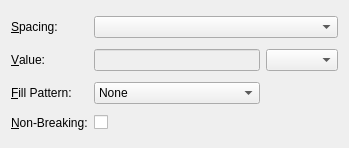
<?xml version="1.0" encoding="UTF-8"?>
<ui version="4.0">
 <class>HSpaceUi</class>
 <widget class="QWidget" name="HSpaceUi">
  <property name="geometry">
   <rect>
    <x>0</x>
    <y>0</y>
    <width>349</width>
    <height>148</height>
   </rect>
  </property>
  <property name="windowTitle">
   <string/>
  </property>
  <property name="sizeGripEnabled" stdset="0">
   <bool>true</bool>
  </property>
  <layout class="QGridLayout">
   <item row="2" column="1">
    <widget class="QComboBox" name="fillPatternCO">
     <property name="toolTip">
      <string>Select a fill pattern style for HFills</string>
     </property>
     <property name="inputMethodHints">
      <set>Qt::ImhDigitsOnly|Qt::ImhLatinOnly</set>
     </property>
     <item>
      <property name="text">
       <string>None</string>
      </property>
     </item>
     <item>
      <property name="text">
       <string>...............</string>
      </property>
     </item>
     <item>
      <property name="text">
       <string>________</string>
      </property>
     </item>
     <item>
      <property name="text">
       <string>&lt;-----------</string>
      </property>
     </item>
     <item>
      <property name="text">
       <string>-----------&gt;</string>
      </property>
     </item>
     <item>
      <property name="text">
       <string>\-----v-----/</string>
      </property>
     </item>
     <item>
      <property name="text">
       <string>/-----^-----\</string>
      </property>
     </item>
    </widget>
   </item>
   <item row="0" column="0">
    <widget class="QLabel" name="spacingL">
     <property name="text">
      <string>&amp;Spacing:</string>
     </property>
     <property name="buddy">
      <cstring>spacingCO</cstring>
     </property>
    </widget>
   </item>
   <item row="0" column="1" colspan="2">
    <widget class="QComboBox" name="spacingCO">
     <property name="toolTip">
      <string>Supported spacing types</string>
     </property>
     <property name="inputMethodHints">
      <set>Qt::ImhDigitsOnly|Qt::ImhLatinOnly</set>
     </property>
    </widget>
   </item>
   <item row="1" column="0">
    <widget class="QLabel" name="valueL">
     <property name="text">
      <string>&amp;Value:</string>
     </property>
     <property name="buddy">
      <cstring>valueLE</cstring>
     </property>
    </widget>
   </item>
   <item row="1" column="1">
    <widget class="QLineEdit" name="valueLE">
     <property name="enabled">
      <bool>false</bool>
     </property>
     <property name="toolTip">
      <string>Custom value. Needs spacing type &quot;Custom&quot;.</string>
     </property>
     <property name="inputMethodHints">
      <set>Qt::ImhDigitsOnly</set>
     </property>
    </widget>
   </item>
   <item row="1" column="2">
    <widget class="lyx::frontend::LengthCombo" name="unitCO">
     <property name="inputMethodHints">
      <set>Qt::ImhDigitsOnly|Qt::ImhLatinOnly</set>
     </property>
    </widget>
   </item>
   <item row="2" column="0">
    <widget class="QLabel" name="fillPatternL">
     <property name="text">
      <string>&amp;Fill Pattern:</string>
     </property>
     <property name="buddy">
      <cstring>fillPatternCO</cstring>
     </property>
    </widget>
   </item>
   <item row="3" column="0">
    <widget class="QLabel" name="keepL">
     <property name="toolTip">
      <string/>
     </property>
     <property name="text">
      <string>&amp;Non-Breaking:</string>
     </property>
     <property name="buddy">
      <cstring>keepCB</cstring>
     </property>
    </widget>
   </item>
   <item row="3" column="1" colspan="2">
    <widget class="QCheckBox" name="keepCB">
     <property name="toolTip">
      <string>Prevent automatic line break at the space</string>
     </property>
     <property name="text">
      <string/>
     </property>
    </widget>
   </item>
  </layout>
 </widget>
 <customwidgets>
  <customwidget>
   <class>lyx::frontend::LengthCombo</class>
   <extends>QComboBox</extends>
   <header>LengthCombo.h</header>
  </customwidget>
 </customwidgets>
 <tabstops>
  <tabstop>spacingCO</tabstop>
  <tabstop>valueLE</tabstop>
  <tabstop>keepCB</tabstop>
 </tabstops>
 <includes>
  <include location="local">qt_i18n.h</include>
 </includes>
 <resources/>
 <connections/>
</ui>
